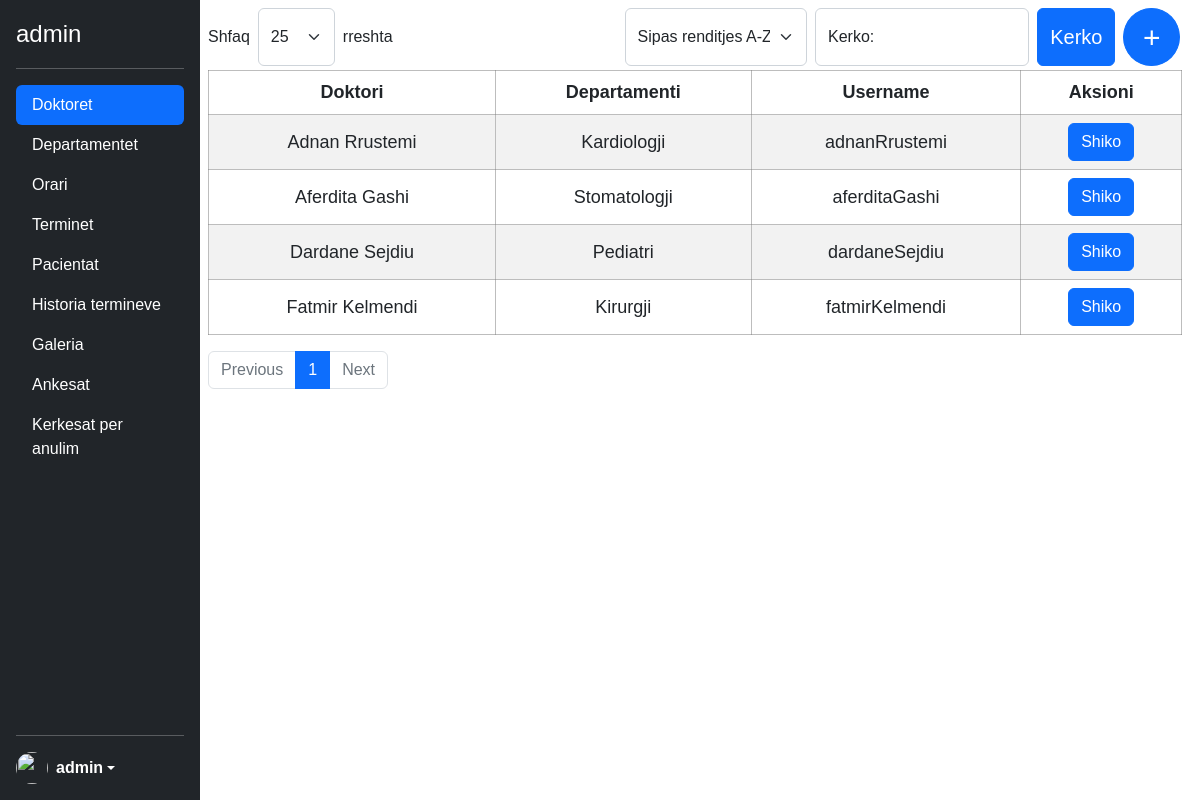
Page /admin/doktoret.php (signed in) on the earlier database version.
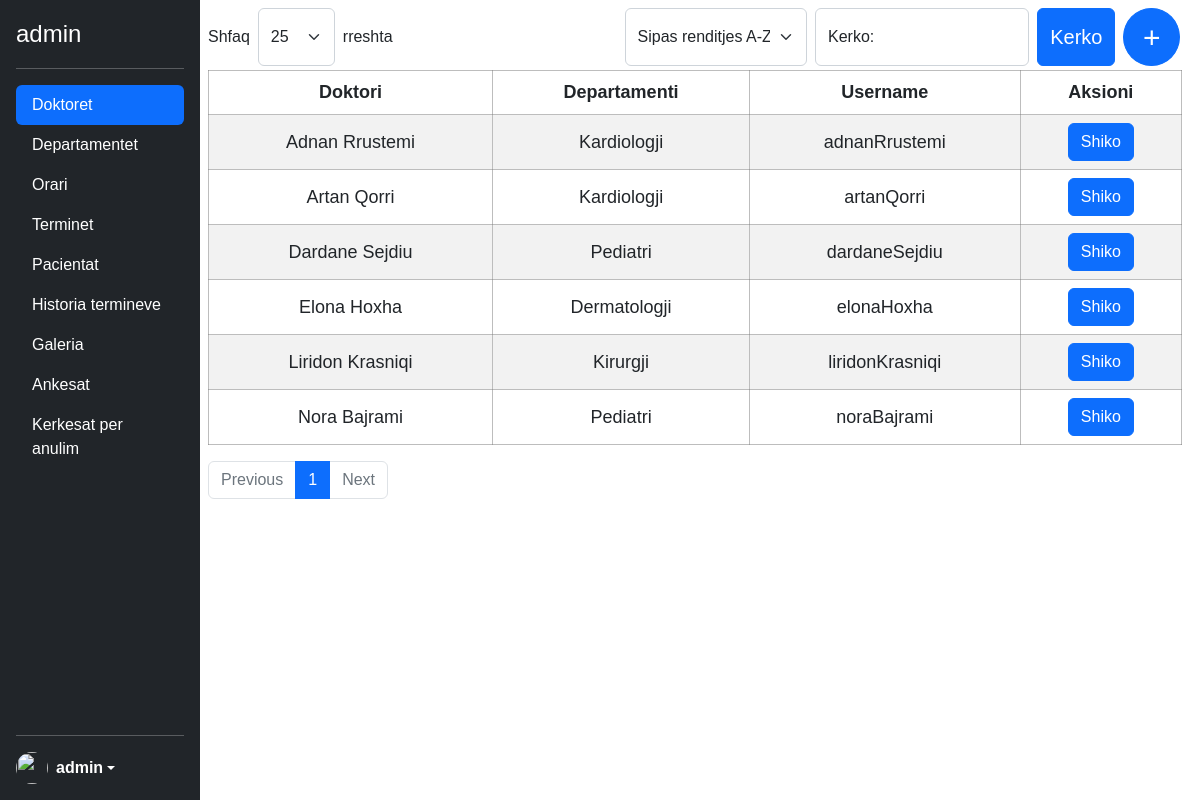
Same page on the later database version.
### tables this page shows
CREATE TABLE `doctor_personal_info` (
  `id` int(11) NOT NULL,
  `fullName` varchar(100) NOT NULL,
  `departamenti` varchar(100) NOT NULL,
  `gjinia` varchar(100) NOT NULL,
  `email` varchar(100) NOT NULL,
  `biografia` varchar(350) NOT NULL,
  `foto` varchar(200) NOT NULL,
  `telefoni` varchar(100) NOT NULL,
  `username` varchar(100) NOT NULL,
  `password` varchar(225) NOT NULL
);

### admin/doktoret.php (the view, shortened to what the changed rows need)
<?php
   include('../config.php');
   ?>
<?php include('header.php') ?>
</head>
<body>
    <?php
       $sql = "SELECT * FROM departamentet";
       $stm = $con->prepare($sql);
       $stm->execute();
       $data = $stm->fetchAll();
       ?>
                                <?php foreach ($data as $data) : ?>
                                    <option value="<?= $data['departamenti']; ?>"><?= $data['departamenti']; ?></option>
                                <?php endforeach; ?>
    <?php
       $entries = isset($_GET['entries']) ? $_GET['entries'] : 25;
       $sortDefault = "default";
       $sortBy = isset($_GET['sortBy']) ? $_GET['sortBy'] : $sortDefault;
       $sort = "";
       $countSql = "SELECT COUNT(*) as total FROM doctor_personal_info";
       $countPrep = $con->prepare($countSql);
       $countPrep->execute();
       $totalRows = $countPrep->fetch();
       $totalRows = $totalRows['total'];
       $totalPages = ceil($totalRows / $entries);
       $currentPage = isset($_GET['page']) ? $_GET['page'] : 1;
       $startIndex = ($currentPage - 1) * $entries;
       if ($sortBy == "default") {
           $sort = " ORDER BY fullName ASC LIMIT :startIndex, $entries";
       } else if ($sortBy == "ASC") {
           $sort = " ORDER BY fullName ASC LIMIT :startIndex, $entries";
           $sortASC = 'selected';
           $searchedQuery = isset($_GET['keyword']) ? $_GET['keyword'] : "";
       } else if ($sortBy == "DESC") {
           $sort = " ORDER BY fullName DESC LIMIT :startIndex, $entries";
           $sortDESC = 'selected';
           $searchedQuery = isset($_GET['keyword']) ? $_GET['keyword'] : "";
       }
       if (isset($_GET['search']) && !empty($_GET['keyword'])) {
           $keyword = $_GET['keyword'];
           $sort = "SELECT * FROM doctor_personal_info WHERE fullName=:keyword OR departamenti=:keyword OR
               username=:keyword OR email=:keyword OR telefoni=:keyword " . $sort;
           $sql = $sort;
           $prep = $con->prepare($sql);
           $prep->bindParam(':keyword', $keyword);
           $prep->bindValue(':startIndex', $startIndex, PDO::PARAM_INT);
           $prep->execute();
           $data = $prep->fetchAll(PDO::FETCH_ASSOC);
           $searchedQuery = $keyword;
       } else {
           $sql = "SELECT * FROM doctor_personal_info" . $sort;
           $prep = $con->prepare($sql);
           $prep->bindValue(':startIndex', $startIndex, PDO::PARAM_INT);
           $prep->execute();
           $data = $prep->fetchAll(PDO::FETCH_ASSOC);
       }
       if (!$data) {
           $empty = 'empty';
       } else {
           $empty = '';
       }
       ?>
    <article class="main d-flex flex-column p-2">
        <?php if ($empty == '') : ?>
            <table class="table table-striped table_doc table_patient text-center table_doctors">
                <thead>
                    <tr>
                        <th scope="col">Doktori</th>
                        <th scope="col">Departamenti</th>
                        <th scope="col">Username</th>
                        <th scope="col">Aksioni</th>
                    </tr>
                </thead>
                <tbody>
                    <?php foreach ($data as $data) : ?>
                        <tr>
                            <td><?= $data['fullName'] ?></td>
                            <td><?= $data['departamenti'] ?></td>
                            <td><?= $data['username'] ?></td>
                            <td>
                                <a class="text-decoration-none text-white showPop">
                                    <button class="btn btn-primary text-white" id="showPop">Shiko</button>
                                </a>
                            </td>
                        </tr>
                    <?php endforeach; ?>
                </tbody>
            </table>
        <?php endif; ?>
        <?php if ($empty == 'empty') { ?>
            <article class=" d-flex justify-content-center mt-5">
                <h1 class=" h1 fw-normal text-center mt-5">Te dhenat nuk u gjenden ne databaze.</h1>
            </article>
        <?php } else { ?>
           <nav aria-label="Page navigation example">
               <ul class="pagination">
                <?php
                   $maxVisibleLinks = 5;
                   $startPage = max(1, $currentPage - floor($maxVisibleLinks / 2));
                   $endPage = min($startPage + $maxVisibleLinks - 1, $totalPages);
                   for ($i = $startPage; $i <= $endPage; $i++) {
                       $activePage = ($i == $currentPage) ? 'active' : '';
                       echo '<li class="page-item"><a class="page-link ' . $activePage . '" href="?page=' . $i . '">' . $i . '</a></li>';
                   }
                   ?>
               </ul>
           </nav>
        <?php } ?>
    </article>
</body>
</html>

Differences in the rows shown:
removed doctor_personal_info: fullName "Aferdita Gashi", departamenti "Stomatologji", username "aferditaGashi"
removed doctor_personal_info: fullName "Fatmir Kelmendi", departamenti "Kirurgji", username "fatmirKelmendi"
added doctor_personal_info: fullName "Artan Qorri", departamenti "Kardiologji", username "artanQorri"
added doctor_personal_info: fullName "Elona Hoxha", departamenti "Dermatologji", username "elonaHoxha"
added doctor_personal_info: fullName "Liridon Krasniqi", departamenti "Kirurgji", username "liridonKrasniqi"
added doctor_personal_info: fullName "Nora Bajrami", departamenti "Pediatri", username "noraBajrami"
